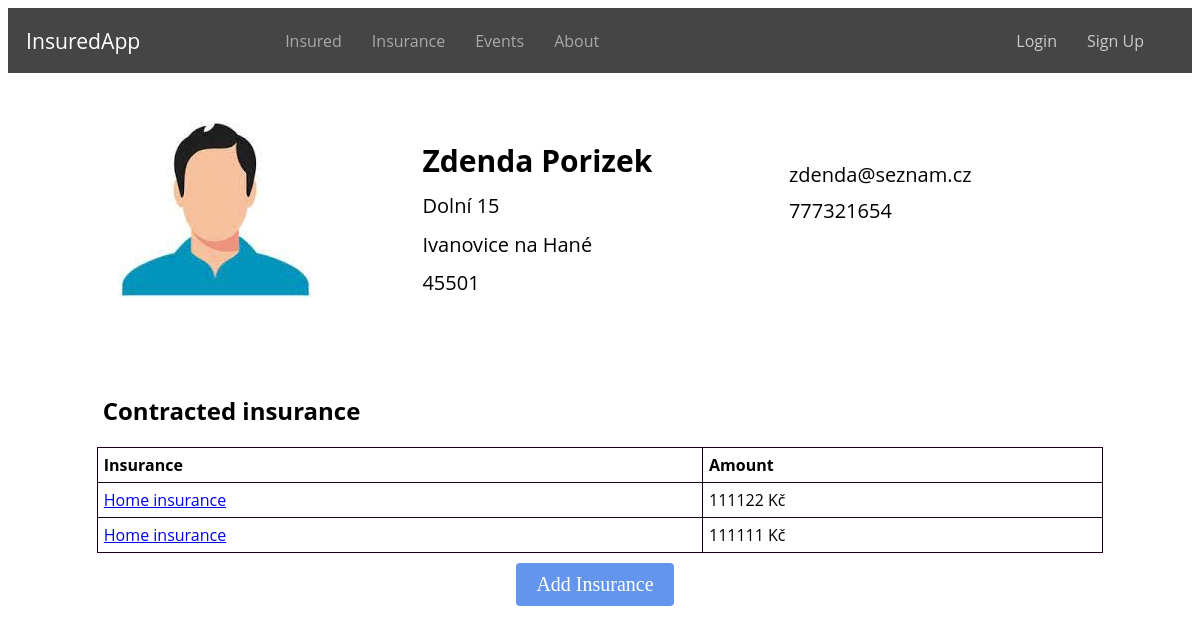
Screenshot of /insured/5/ with the database file from the repository.
### evidence/models.py (models this page shows, shortened)
class Insured(models.Model):
    user = models.ForeignKey(User, on_delete=models.CASCADE, related_name='insured', null=True)
    ROLE_CHOICES = (
        ('insurer', 'Insurer'),
        ('insured', 'Insured'),
    )
    first_name = models.CharField(max_length=100)
    profile_photo = models.ImageField(upload_to='profile_photos', blank=True, null=True)
    last_name = models.CharField(max_length=100)
    email = models.EmailField()
    role = models.CharField(max_length=10, choices=ROLE_CHOICES, null=True)
    street = models.CharField(max_length=100)
    city = models.CharField(max_length=64)
    zipcode = models.CharField(max_length=16)
    phone = models.CharField(max_length=16)
    class Meta:
        ordering = ['id']

class Insurance(models.Model):
    INSURANCE_TYPE = (
        ('home', 'Home insurance'),
        ('car', 'Car insurance'),
        ('property', 'Property insurance'),
    )
    insurance = models.ManyToManyField(Insured, related_name='insurance')
    type = models.CharField(max_length=32, choices=INSURANCE_TYPE)
    subject = models.CharField(max_length=32)
    amount = models.CharField(max_length=32)
    valid_from = models.DateField()
    valid_until = models.DateField()
    class Meta:
        ordering = ['id']

### evidence/views.py (the view)
# urls.py: path('insured/<int:insured_id>/', views.insured_detail, name='insured_detail'),
def insured_detail(request, insured_id):
    insured = get_object_or_404(Insured, pk=insured_id)
    return render(request, 'insured_detail.html', {'insured': insured, 'insured_id': insured_id})

### evidence/templates/insured_detail.html (shortened to what this page needs)
{% extends 'base.html' %}
{% load static %}
{% block content %}
    <div class="insured-info">
        <div class="thumbnail">
            {% if insured.profile_photo %}
                <img src="{{ insured.profile_photo.url }}" alt="Thumbnail">
            {% else %}
                <img src="{% static 'evidence/default_thumbnail.jpg' %}" alt="Default Thumbnail">
            {% endif %}
        </div>
        <div class="personal-info">
            <p class="name">{{ insured.first_name }} {{ insured.last_name }}</p>
            <p>{{ insured.street }}</p>
            <p>{{ insured.city }}</p>
            <p>{{ insured.zipcode }}</p>
        </div>
        <div class="contact-info">
            <p>{{ insured.email }}</p>
            <p>{{ insured.phone }}</p>
        </div>
    </div>
    <div class="insured-policies">
        <h2 class="insured-h">Contracted insurance</h2>
        <table class="policies-table">
            <thead>
                <tr>
                    <th>Insurance</th>
                    <th>Amount</th>
                </tr>
            </thead>
            <tbody>
            {% for policy in insured.insurance.all %}
                <tr>
                    <td><a href="{% url 'insurance_detail' insurance_id=policy.id %}">{{ policy.get_type_display }}</a></td>
                    <td>{{ policy.amount }} Kč</td>
                </tr>
            {% endfor %}
            </tbody>
        </table>
    </div>
    <div class="main-buttons">
        <a href="{% url 'add_insurance' insured_id=insured.id %}" class="button button-add">Add Insurance</a>
    </div>
{% endblock %}

### static/css/style.css (style rules this page uses)
.insured-h, .insurances-h, .insured-events-h { margin-top: 5%; margin-left: 8%; font-family: 'Open Sans', sans-serif; }
.button { display: inline-block; padding: 5px 10px; color: #fff; text-decoration: none; font-size: 14px; border-radius: 4px; }
.button-add { background-color: #6495ED; }
.main-buttons { display: flex; justify-content: center; margin-top: 10px; }
.main-buttons .button { margin-right: 10px; font-size: 20px; padding: 10px 20px; }
.insured-table, .policies-table, .insurances-table, .insured-events-table { width: 85%; margin-top: 20px; margin-left: auto; margin-right: auto; border-collapse: collapse; font-family: 'Open Sans', sans-serif; }
.insured-table th, .insured-table td, .policies-table th, .policies-table td, .insurances-table th, .insurances-table td, .insured-events-table th, .insured-events-table td { padding: 6px; border: 1px solid #1a001a; }
.insured-table th, .policies-table th { text-align: left; }
.insured-info { display: flex; align-items: flex-start; margin-top: 20px; font-family: 'Open Sans', sans-serif; }
.thumbnail { margin: 1% 0 0 8%; }
.personal-info { margin: 3% 0 0 8%; font-size: 20px; }
.personal-info p { margin: 5% 0; }
.contact-info { margin: 5% 0 0 10%; font-size: 20px; }
.contact-info p { margin: 5% 0 0 10%; }
.name { font-size: 1.5em; font-weight: bold; margin-bottom: 10px; }

### rows the page displays
Insured: first_name "Zdenda", last_name "Porizek", street "Dolní 15", city "Ivanovice na Hané", zipcode "45501", email "zdenda@seznam.cz", phone "777321654"
Insurance: type "Home insurance", amount "111122"
Insurance: type "Home insurance", amount "111111"
